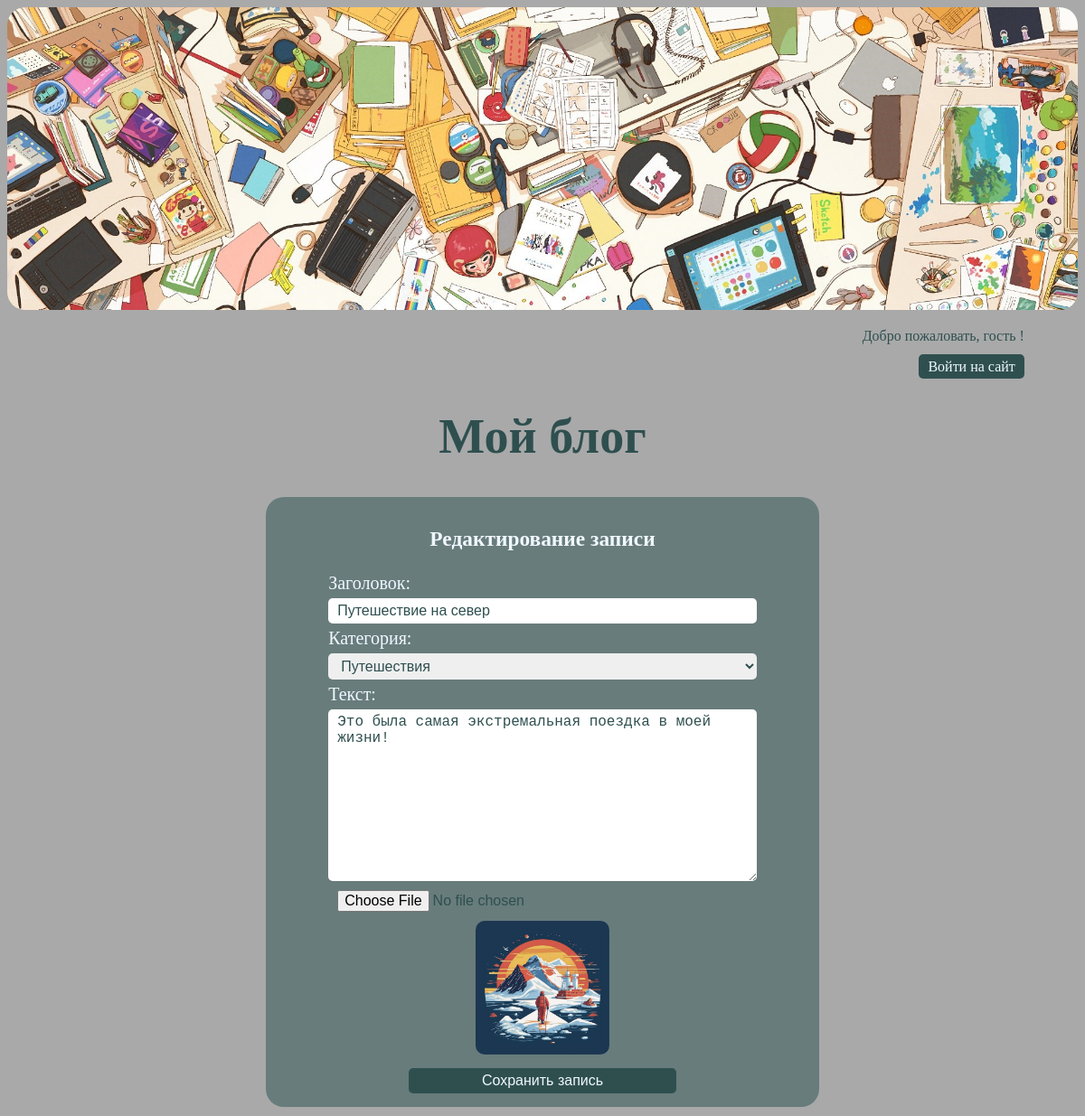
The app's page /edit_post/40/ with its own data.
### posts/models.py (models this page shows, shortened)
class Post(models.Model):
    header = models.CharField(max_length=50)
    text = models.TextField()
    datetime_created = models.DateTimeField(auto_now_add=True)
    datetime_updated = models.DateTimeField(auto_now=True)
    category = models.ForeignKey(Category, on_delete=models.CASCADE, null=True)
    image = models.ImageField(blank=True)
    author = models.ForeignKey(User, on_delete=models.CASCADE, null=True)

### posts/views.py (the view, shortened to what this page needs)
# urls.py: path('edit_post/<int:post_id>/', edit_post, name='edit_post'),
def edit_post(request, post_id):
    post = Post.objects.get(id=post_id)
    form = PostForm({'header': post.header,
                     'category': post.category,
                     'text': post.text,
                     'image': post.image,
                     'uploaded_image': post.image.url})
    return render(request, 'edit_post.html', {"form": form})

### posts/forms.py
class PostForm(forms.Form):
    header = forms.CharField(max_length=50, label="Заголовок")
    category = forms.ModelChoiceField(queryset=Category.objects.all(), label="Категория", empty_label=None)
    text = forms.CharField(widget=forms.Textarea, label="Текст")
    image = forms.ImageField(label="", required=False)
    uploaded_image = forms.CharField(widget=forms.HiddenInput(), required=False)

### posts/models.py (called while the page is built)
    def __str__(self):
        return f'{self.name}'

### posts/templates/edit_post.html (shortened to what this page needs)
{% extends 'base.html' %}
{% block content %}
<form method="POST" enctype="multipart/form-data">
    <h3>Редактирование записи</h3>
    {{form}}
    {% if form.uploaded_image.value %}
    <img src="{{form.uploaded_image.value}}" class="img-post">
    {% endif %}
    <input type="submit" value="Сохранить запись" class="form-button">
</form>
{% endblock content %}

### posts/static/css/style.css (style rules this page uses)
body { background-color:darkgrey; color: darkslategray; }
.img-post { display: inline-block; width: 25%; border-radius: 10px; }
form { background-color:rgb(104, 124, 124); width: 50%; text-align: center; border-radius: 20px; color:aliceblue; font-size: 20px; padding: 10px; margin: 10px auto; }
input, textarea, select { box-sizing: border-box; border: none; border-radius: 5px; outline: none; width: 80%; display: block; margin: 5px auto; padding: 5px 10px; color:darkslategray; font-size: 16px; }
label { display: block; text-align: left; width: 80%; margin: 5px auto; }
.form-button { width: 50%; margin-top: 10px; background-color:darkslategray; color:aliceblue; }

### records on screen
Post: header "Путешествие на север", category "Путешествия", text "Это была самая экстремальная поездка в моей жизни!"
